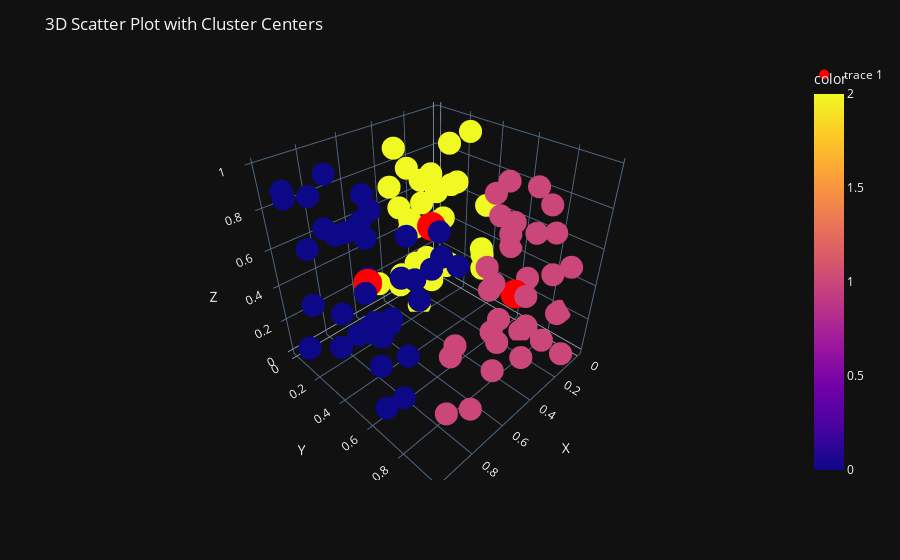

Write notebook code for a chart like this one.
### Code cell
import matplotlib.pyplot as plt
from mpl_toolkits.mplot3d import Axes3D
from sklearn.cluster import KMeans
import numpy as np

# Создаем данные
X = np.random.rand(100, 3)

# Задаем количество кластеров
n_clusters = 3

# Обучаем модель KMeans
kmeans = KMeans(n_clusters=n_clusters)
kmeans.fit(X)

# Получаем координаты кластерных центров
centers = kmeans.cluster_centers_

# Создаем scatter plot 3D с помощью Plotly Express
fig = px.scatter_3d(x=X[:,0], y=X[:,1], z=X[:,2], color=kmeans.labels_)

# Добавляем кластерные центры
fig.add_scatter3d(x=centers[:,0], y=centers[:,1], z=centers[:,2], mode='markers', marker=dict(size=10, color='red'))

# Назначаем заголовок и метки осей
fig.update_layout(title='3D Scatter Plot with Cluster Centers', scene=dict(xaxis_title='X', yaxis_title='Y', zaxis_title='Z'))

# Отображаем график
fig.show()
